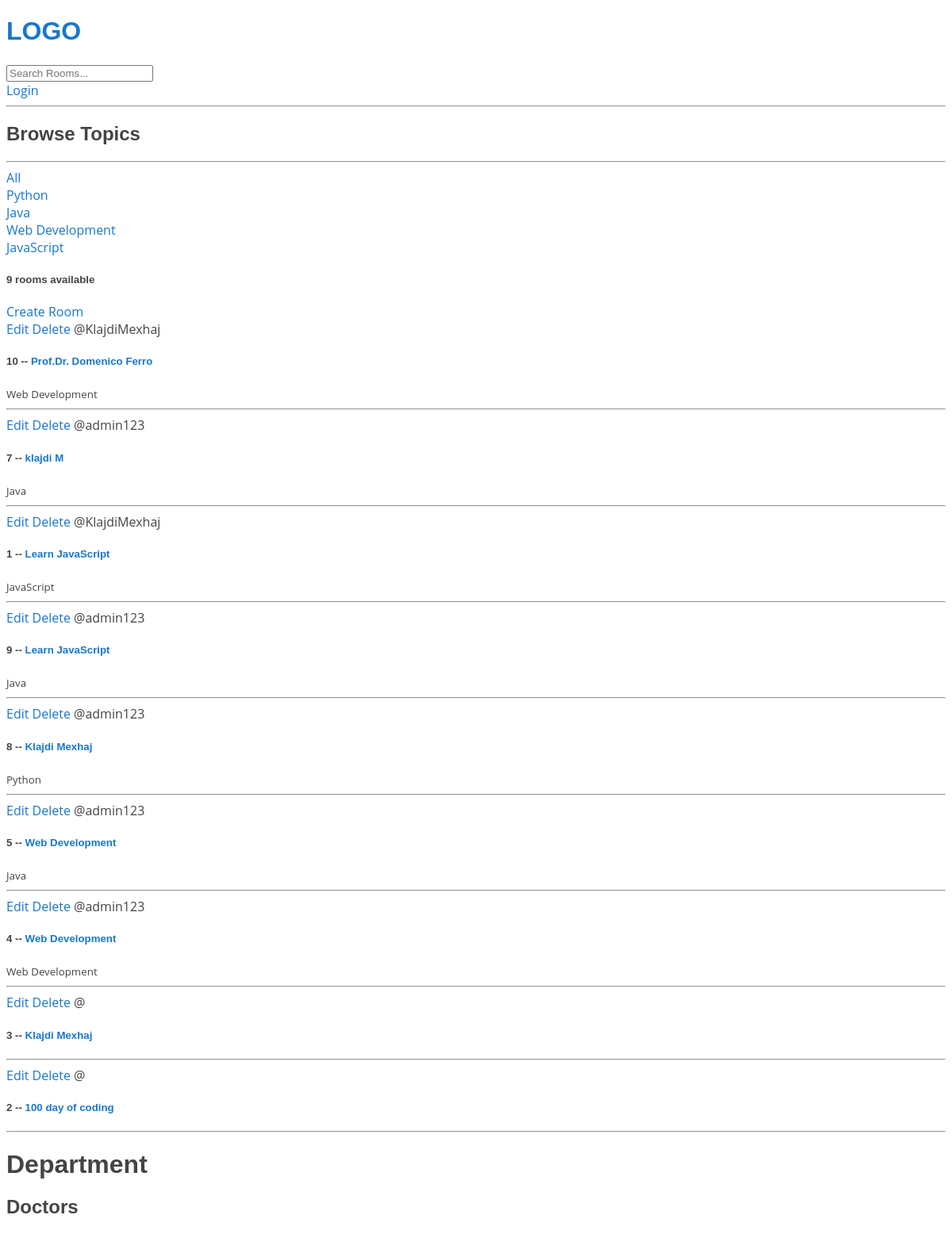
The page / on the database its author committed.
### appSalus/models.py (models this page shows, shortened)
class Topic(models.Model):
    name = models.CharField(max_length=200)

class Room(models.Model):
    host = models.ForeignKey(User, on_delete=models.SET_NULL, null=True)
    topic = models.ForeignKey(Topic, on_delete=models.SET_NULL, null=True)
    name = models.CharField(max_length=200,blank=True)
    description = models.TextField(null=True, blank=True)
    participants = models.ManyToManyField(User,related_name='participants',blank=True)
    updated = models.DateTimeField(auto_now=True)
    created = models.DateTimeField(auto_now_add=True)
    class Meta:
        ordering = ['-updated','-created']

### appSalus/views.py (the view)
# urls.py: 2. Add a URL to urlpatterns:  path('', views.home, name='home')
def home(request):
    q = request.GET.get('q') if request.GET.get('q') != None else ''
    rooms = Room.objects.filter(
        Q(topic__name__icontains=q) |
        Q(name__icontains=q) |
        Q(description__icontains=q)
        )
    topics = Topic.objects.all()
    room_count = rooms.count()
    context = {'rooms':rooms,'topics':topics, 'room_count':room_count}
    return render(request,"home.html",context)

### appSalus/templates/home.html (shortened to what this page needs)
<!DOCTYPE html>
{% extends 'base/index.html' %}
{% load static %}
{% block content %}
<div class="home-container">
    <div>
        <h2>Browse Topics</h2>
        <hr>
        <div>
            <a href="{% url 'home' %}">All</a>
        </div>
        {% for topic in topics %}
        <div>
            <a href="{% url 'home' %}?q={{topic.name}}">{{topic.name}}</a>
        </div>
        {% endfor %}
    </div>
<div>
    <h5>{{room_count}} rooms available</h5>
    <a href="{% url 'create-room' %}">Create Room</a>
    <div>
        {% for room in rooms %}
        <div>
            <a href="{% url 'update-room' room.id %}">Edit</a>
            <a href="{% url 'delete-room' room.id %}">Delete</a>
            <span>@{{room.host.username}}</span>
            <h5>{{room.id}} -- <a href="{% url 'room' room.id %}">{{room.name}}</a></h5>
            <small>{{room.topic.name}}</small>
            <hr>
        </div>
        {% endfor %}
    </div>
</div>
</div>
<h1>{{ department.name }} Department</h1>
    <h2>Doctors</h2>
{% endblock content %}

### appSalus/templates/base/index.html (shortened to what this page needs)
<!DOCTYPE html>
{% load static %}
<html lang="en">
<head>
    <link rel="stylesheet" href="{% static 'css/style.css' %}">
</head>
<body>
    {% include 'base/navbar.html' %}
    {% block content %}
    {% endblock %}
</body>
</html>

### appSalus/templates/base/navbar.html
{% load static %}
<a href="/">
    <h1>LOGO</h1>
</a>
<form action="{% url 'home' %}">
    <input type="text" name="q" placeholder="Search Rooms..." />
</form>
{% if request.user.is_authenticated %}
<a href="" >Logout </a>
{% else %}
<a href="{% url 'login' %}" >Login </a>
{% endif %}
<hr>

### appSalus/static/css/style.css (style rules this page uses)
body { font-family: "Open Sans", sans-serif; color: #444444; }
a { color: #1977cc; text-decoration: none; }
h1, h2, h3, h4, h5, h6 { font-family: "Raleway", sans-serif; }
*,*:after,*:before { -webkit-box-sizing: border-box; -moz-box-sizing: border-box; -ms-box-sizing:border-box; box-sizing: border-box; }

### rows shown on the page
Topic: name "Python"
Topic: name "Java"
Topic: name "Web Development"
Topic: name "JavaScript"
Room: host.username "KlajdiMexhaj", id "10", name "Prof.Dr. Domenico Ferro", topic.name "Web Development"
Room: host.username "admin123", id "7", name "klajdi M", topic.name "Java"
Room: host.username "KlajdiMexhaj", id "1", name "Learn JavaScript", topic.name "JavaScript"
Room: host.username "admin123", id "9", name "Learn JavaScript", topic.name "Java"
Room: host.username "admin123", id "8", name "Klajdi Mexhaj", topic.name "Python"
Room: host.username "admin123", id "5", name "Web Development", topic.name "Java"
Room: host.username "admin123", id "4", name "Web Development", topic.name "Web Development"
Room: id "3", name "Klajdi Mexhaj"
Room: id "2", name "100 day of coding"

### other values the page prints
{{ room_count }} "9"
